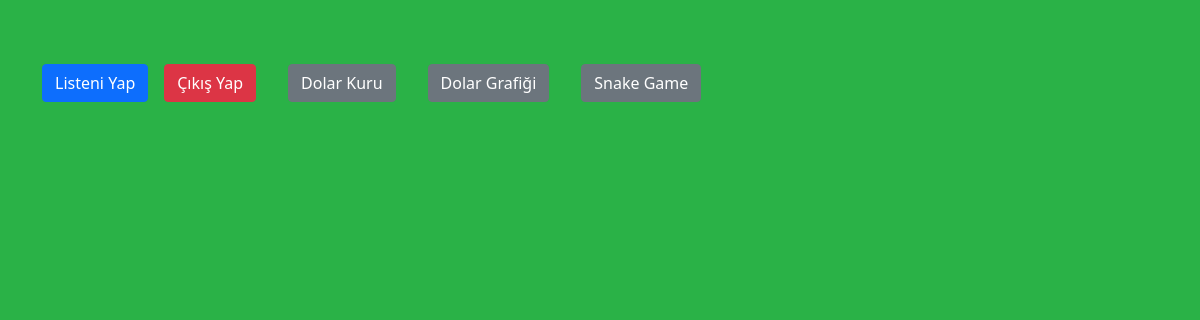
Before: / (signed in) with the older database file.
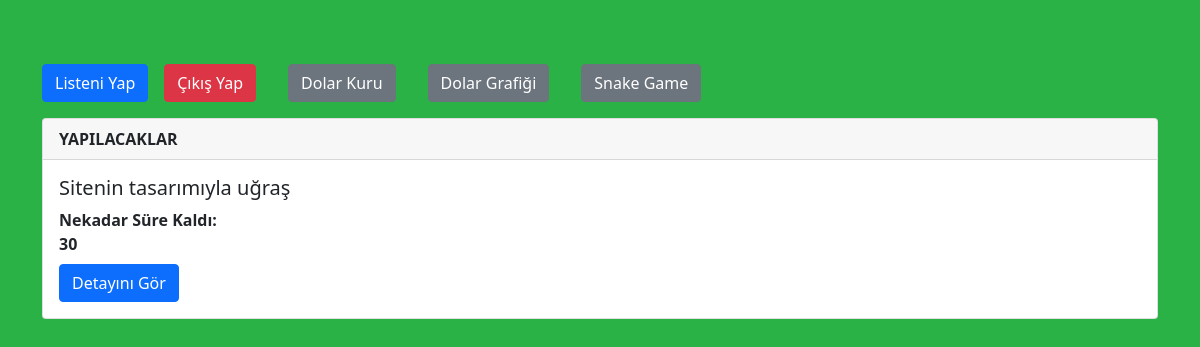
After: the same page with the newer database file.
### app.py (models this page shows, shortened)
class Tasks(db.Model):
     id = db.Column(db.Integer, primary_key=True)
     task = db.Column(db.String(300), nullable=False)
     detail = db.Column(db.Text)
     howmanydays = db.Column(db.Text, nullable=False)
     date_added = db.Column(db.DateTime, default=datetime.utcnow)
     gorevli_id = db.Column(db.Integer, db.ForeignKey('users.id'))

### app.py (the view)
@app.route("/")
def home():
    if 'email' in session:
        email = session['email']
        me = Users.query.filter_by(email=email).first()
        gid = Users.query.filter_by(email=email).first()
        tasks = Tasks.query.filter_by(gorevli_id=gid.id)
        return render_template('home.html', me=me, tasks=tasks)
    return redirect(url_for('login'))

### templates/home.html (shortened to what this page needs)
{% extends 'base.html' %}
{% block content %}
<link href="https://cdn.jsdelivr.net/npm/bootstrap@5.1.3/dist/css/bootstrap.min.css" rel="stylesheet">
<section style="background-color: rgb(42, 178, 71);height: 100vh;"  >
  <div class="container pt-5">
      <div class="d-flex my-3">
          {% if not me %}
          <a class="btn btn-primary" href="/login">Giriş Yap</a>
          <a class="btn btn-secondary mx-3" href="/register">Kaydol</a>
          {% else  %}
          <a class="btn btn-primary" href="/create">Listeni Yap</a>
          <a class="btn btn-danger mx-3" href="/logout">Çıkış Yap</a>
          <a class="btn btn-secondary mx-3" href="/doviz">Dolar Kuru</a>
          <a class="btn btn-secondary mx-3" href="/index">Dolar Grafiği</a>
          <a class="btn btn-secondary mx-3" href="/snake">Snake Game</a>
          {% endif %}
      </div>
      {% for d in tasks %}
      <div class="card mb-3">
        <div class="card-header">
          <b>YAPILACAKLAR</b>
        </div>
        <div class="card-body">
          <h5 class="card-text">{{ d.task }}</h5>
          <p class="card-title"><b>Nekadar Süre Kaldı:</b><br><b>{{ d.howmanydays }}</b></p>
          <a href="/listelerim" class="btn btn-primary">Detayını Gör </a>
        </div>
      </div>
      {% endfor %}
  </div>
</section>
{% endblock %}

### templates/base.html (shortened to what this page needs)
<!DOCTYPE html>
<html lang="en">
<head>
    <link href="https://cdn.jsdelivr.net/npm/bootstrap@5.1.3/dist/css/bootstrap.min.css" rel="stylesheet"
>
</head>
<body>
    {% block content %}{% endblock %}
</body>
</html>

Changed rows visible on the page:
added Tasks: task "Sitenin tasarımıyla uğraş", howmanydays "30"
